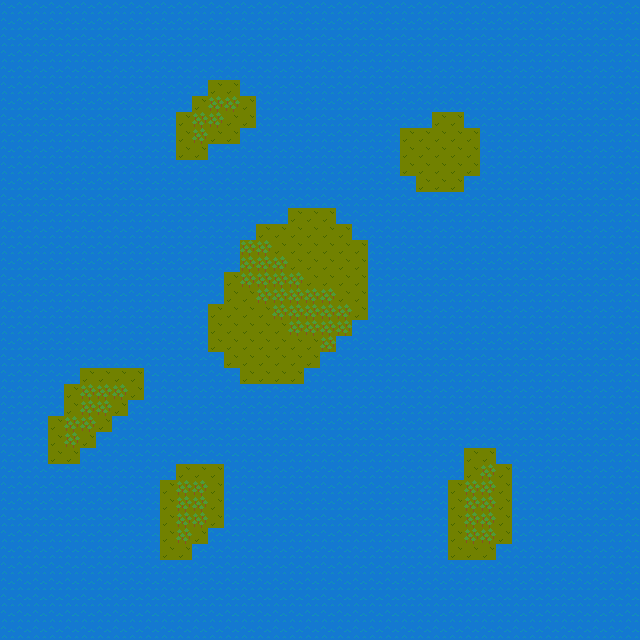

Below is a game level as drawn by its tile map, then a one-line description and the .tmx that defines it (tile-layer data replaced by summaries):
An orthogonal 40x40 tile map with 16x16 px tiles, 1 tile layer (Tile Layer 1).

<map version="1.0" tiledversion="1.0.3" orientation="orthogonal" renderorder="right-down" width="40" height="40" tilewidth="16" tileheight="16" nextobjectid="1">
 <tileset firstgid="1" source="Tile_Set.tsx" />
 <layer name="Tile Layer 1" width="40" height="40">
  <data>[1600 cells, 1600 non-empty, 3 distinct tile ids]</data>
 </layer>
</map>
